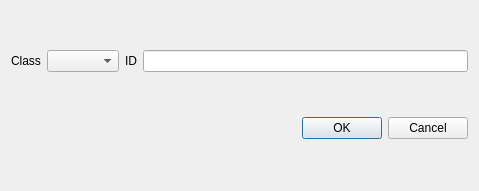
<?xml version="1.0" encoding="UTF-8"?>
<ui version="4.0">
 <class>InputDialog</class>
 <widget class="QDialog" name="InputDialog">
  <property name="geometry">
   <rect>
    <x>0</x>
    <y>0</y>
    <width>479</width>
    <height>191</height>
   </rect>
  </property>
  <property name="windowTitle">
   <string>Input Label</string>
  </property>
  <layout class="QGridLayout" name="gridLayout_2">
   <item row="1" column="0" colspan="4">
    <layout class="QGridLayout" name="gridLayout"/>
   </item>
   <item row="0" column="1">
    <widget class="QComboBox" name="classComboBox"/>
   </item>
   <item row="0" column="2">
    <widget class="QLabel" name="label_2">
     <property name="text">
      <string>ID</string>
     </property>
    </widget>
   </item>
   <item row="0" column="0">
    <widget class="QLabel" name="label">
     <property name="text">
      <string>Class</string>
     </property>
    </widget>
   </item>
   <item row="0" column="3">
    <widget class="QLineEdit" name="idLineEdit">
     <property name="maxLength">
      <number>6</number>
     </property>
    </widget>
   </item>
   <item row="2" column="1" colspan="3">
    <widget class="QDialogButtonBox" name="buttonBox">
     <property name="orientation">
      <enum>Qt::Horizontal</enum>
     </property>
     <property name="standardButtons">
      <set>QDialogButtonBox::Cancel|QDialogButtonBox::Ok</set>
     </property>
    </widget>
   </item>
  </layout>
 </widget>
 <resources/>
 <connections>
  <connection>
   <sender>buttonBox</sender>
   <signal>accepted()</signal>
   <receiver>InputDialog</receiver>
   <slot>accept()</slot>
   <hints>
    <hint type="sourcelabel">
     <x>248</x>
     <y>254</y>
    </hint>
    <hint type="destinationlabel">
     <x>157</x>
     <y>274</y>
    </hint>
   </hints>
  </connection>
  <connection>
   <sender>buttonBox</sender>
   <signal>rejected()</signal>
   <receiver>InputDialog</receiver>
   <slot>reject()</slot>
   <hints>
    <hint type="sourcelabel">
     <x>316</x>
     <y>260</y>
    </hint>
    <hint type="destinationlabel">
     <x>286</x>
     <y>274</y>
    </hint>
   </hints>
  </connection>
 </connections>
</ui>
